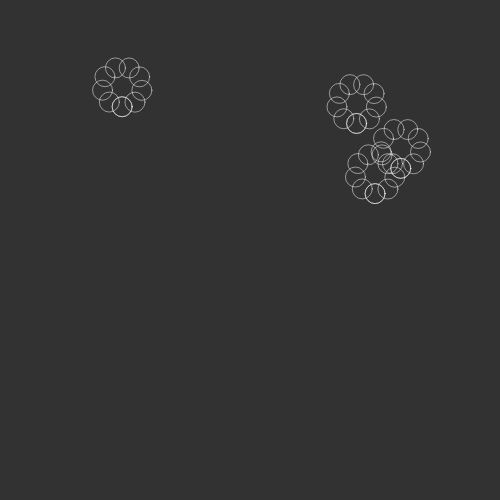
Frame 1 (no input)
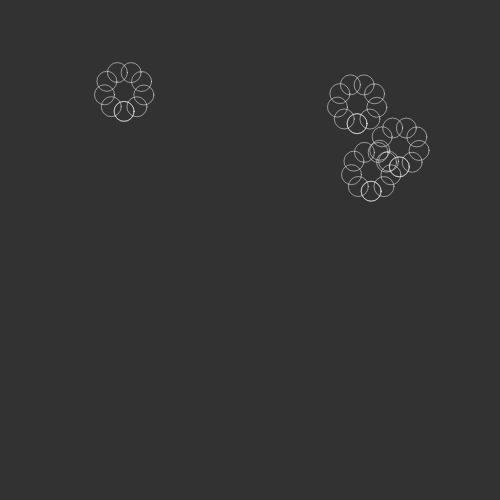
Frame 60 (no input)
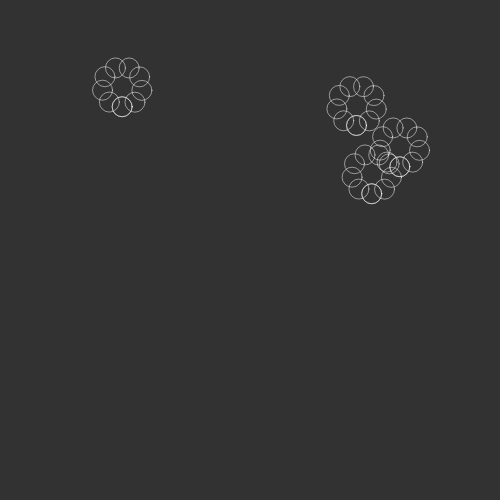
Frame 120 (the mouse pressed at the canvas centre since frame 60)

The p5.js sketch that drew these frames (run headless with seeded random() and noise() and a simulated clock; from frame 60 on, the mouse is pressed at the canvas centre):

// p5.js sketch
// ── sketch.js
let points;
let hullPoints;

function setup() {
	createCanvas(500, 500);
	points = [
		createVector(random(width), random(height)),
		createVector(random(width), random(height)),
		createVector(random(width), random(height)),
		createVector(random(width), random(height)),
	];
}

function draw() {
	points.forEach(p => {
		p.x += random(-1, 1);
		p.y += random(-1, 1);
	});
	background(50);
	stroke('white');
	strokeWeight(0.5);
	noFill();
	expandPoint(points, 20);
	// noLoop()
}

let newArr = [];
function expandPoint(arr, r) {
	newArr = [];
	arr.forEach(p => {
		push();
		let px = p.x;
		let py = p.y;
		translate(p);
		for (let angle = 0; angle < 360; angle += 37) {
			let x = r * sin(angle);
			let y = r * cos(angle);
			ellipse(x, y, r);
			newArr.push({ x: x, y: y, px: px, py: py });
		}
		pop();
	});
}
